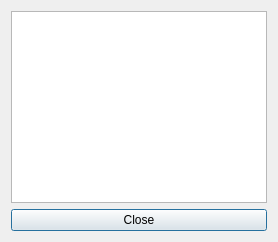
<?xml version="1.0" encoding="UTF-8"?>
<ui version="4.0">
 <class>ArchiveDialog</class>
 <widget class="QDialog" name="ArchiveDialog">
  <property name="windowTitle">
   <string>Archived Tasks</string>
  </property>
  <layout class="QVBoxLayout" name="verticalLayout">
   <item>
    <widget class="QListWidget" name="archiveList"/>
   </item>
   <item>
    <widget class="QPushButton" name="closeButton">
     <property name="text">
      <string>Close</string>
     </property>
    </widget>
   </item>
  </layout>
 </widget>
 <resources/>
 <connections/>
</ui>
